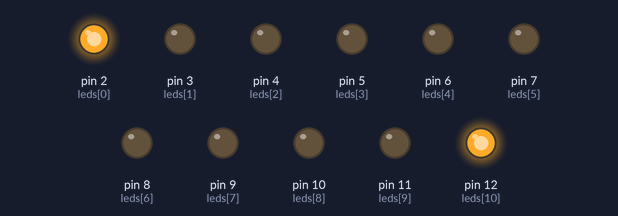
Simulated run of this sketch. Board: Arduino Uno, built with avr-gcc and run on an emulated ATmega328P. Parts: output pins drawn as LEDs (lit = HIGH).

Above: at 0.2 s.
At 1.7 s:
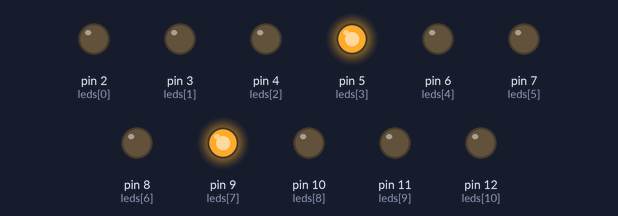
At 2.7 s:
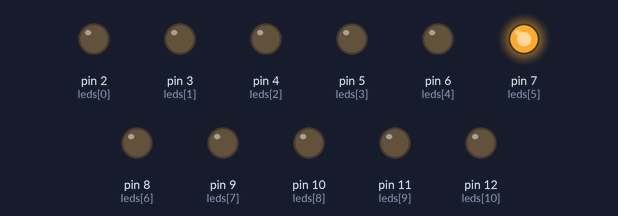
At 3.2 s:
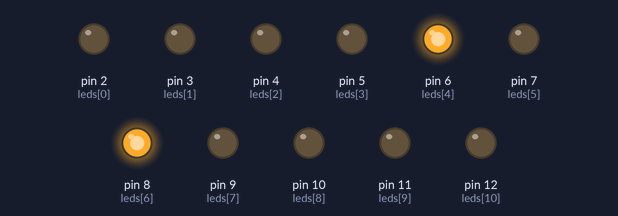
At 4.7 s:
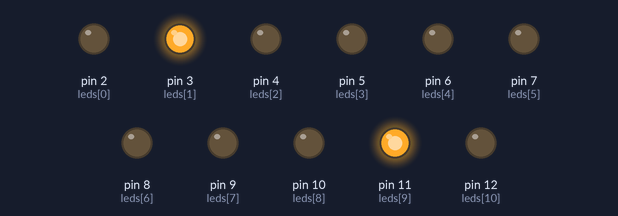
At 6.7 s:
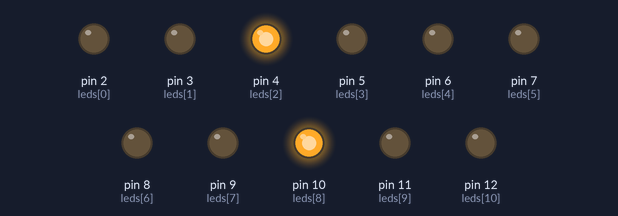
Timing chart, 0 to 7.2 s (numbered marks = the images above):
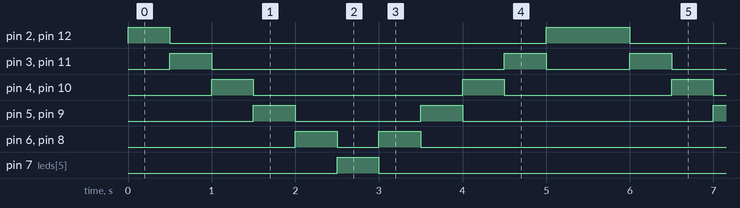

Measured:
- by itself, pin 2 (leds[0]), pin 12 (leds[10]): repeats every 5.5 s: LOW 4.5 s, HIGH 1.0 s
- by itself, pin 3 (leds[1]), pin 11 (leds[9]): repeats every 5.5 s: LOW 3.5 s, HIGH 0.50 s, LOW 1.0 s, HIGH 0.50 s
- by itself, pin 4 (leds[2]), pin 10 (leds[8]): repeats every 5.5 s: LOW 2.5 s, HIGH 0.50 s, LOW 2.0 s, HIGH 0.50 s
- by itself, pin 5 (leds[3]), pin 9 (leds[7]): repeats every 5.5 s: LOW 1.5 s, HIGH 0.50 s, LOW 3.0 s, HIGH 0.50 s
- by itself, pin 6 (leds[4]), pin 8 (leds[6]): repeats every 5.5 s: LOW 0.50 s, HIGH 0.50 s, LOW 4.0 s, HIGH 0.50 s
- by itself, pin 7 (leds[5]): alternates HIGH for 0.50 s and LOW for 5.0 s

The sketch:

lab_exercise_1_21.ino
```cpp
int leds[] = {2,3,4,5,6,7,8,9,10,11,12};
int totalLEDs = 11;

void setup() {
  for (int i = 0; i < totalLEDs; i++) {
    pinMode(leds[i], OUTPUT);
  }
}

void loop() {


  for (int i = 0; i < 5; i++) {

    digitalWrite(leds[i], HIGH);
    digitalWrite(leds[10 - i], HIGH);

    delay(500);

    digitalWrite(leds[i], LOW);
    digitalWrite(leds[10 - i], LOW);
  }


  digitalWrite(7, HIGH);
  delay(500);
  digitalWrite(7, LOW);


  for (int i = 4; i >= 0; i--) {

    digitalWrite(leds[i], HIGH);
    digitalWrite(leds[10 - i], HIGH);

    delay(500);

    digitalWrite(leds[i], LOW);
    digitalWrite(leds[10 - i], LOW);
  }
}
```
